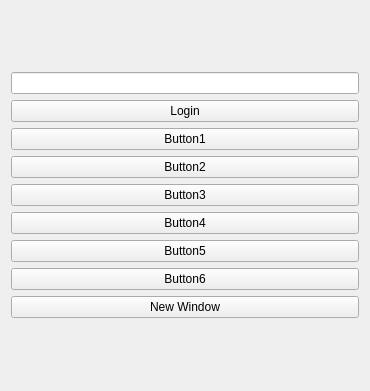
<?xml version="1.0" encoding="UTF-8"?>
<ui version="4.0">
 <class>MainForm</class>
 <widget class="QWidget" name="MainForm">
  <property name="geometry">
   <rect>
    <x>0</x>
    <y>0</y>
    <width>370</width>
    <height>391</height>
   </rect>
  </property>
  <property name="minimumSize">
   <size>
    <width>200</width>
    <height>200</height>
   </size>
  </property>
  <property name="windowTitle">
   <string>Form</string>
  </property>
  <layout class="QVBoxLayout" name="verticalLayout_2">
   <item>
    <layout class="QVBoxLayout" name="verticalLayout">
     <item>
      <widget class="QLineEdit" name="lineEdit">
       <property name="echoMode">
        <enum>QLineEdit::Password</enum>
       </property>
      </widget>
     </item>
     <item>
      <widget class="QPushButton" name="btnLogin">
       <property name="text">
        <string>Login</string>
       </property>
      </widget>
     </item>
     <item>
      <widget class="QPushButton" name="btnButton1">
       <property name="text">
        <string>Button1</string>
       </property>
      </widget>
     </item>
     <item>
      <widget class="QPushButton" name="btnButton2">
       <property name="text">
        <string>Button2</string>
       </property>
      </widget>
     </item>
     <item>
      <widget class="QPushButton" name="btnButton3">
       <property name="text">
        <string>Button3</string>
       </property>
      </widget>
     </item>
     <item>
      <widget class="QPushButton" name="btnButton4">
       <property name="text">
        <string>Button4</string>
       </property>
      </widget>
     </item>
     <item>
      <widget class="QPushButton" name="btnButton5">
       <property name="text">
        <string>Button5</string>
       </property>
      </widget>
     </item>
     <item>
      <widget class="QPushButton" name="btnButton6">
       <property name="text">
        <string>Button6</string>
       </property>
      </widget>
     </item>
     <item>
      <widget class="QPushButton" name="btnNewForm">
       <property name="text">
        <string>New Window</string>
       </property>
      </widget>
     </item>
    </layout>
   </item>
  </layout>
 </widget>
 <resources>
  <include location="QtWidgetsApplication1.qrc"/>
 </resources>
 <connections/>
</ui>
